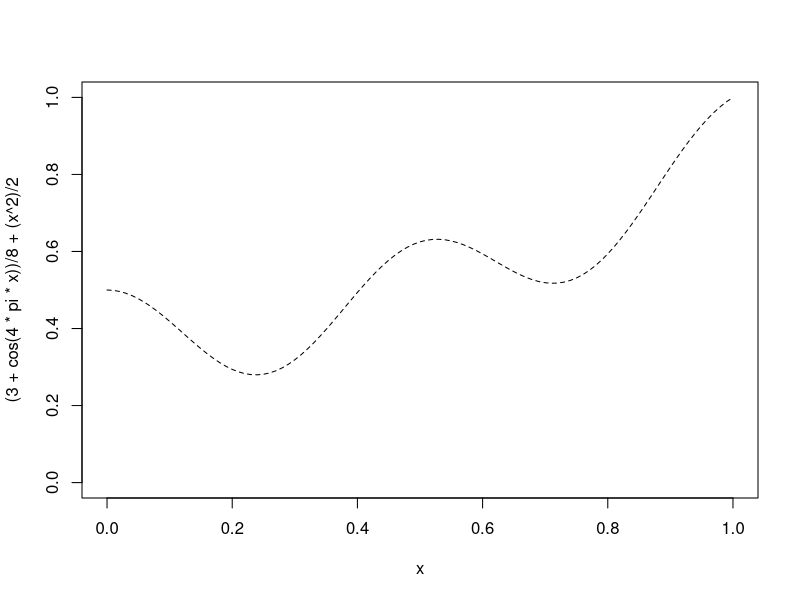
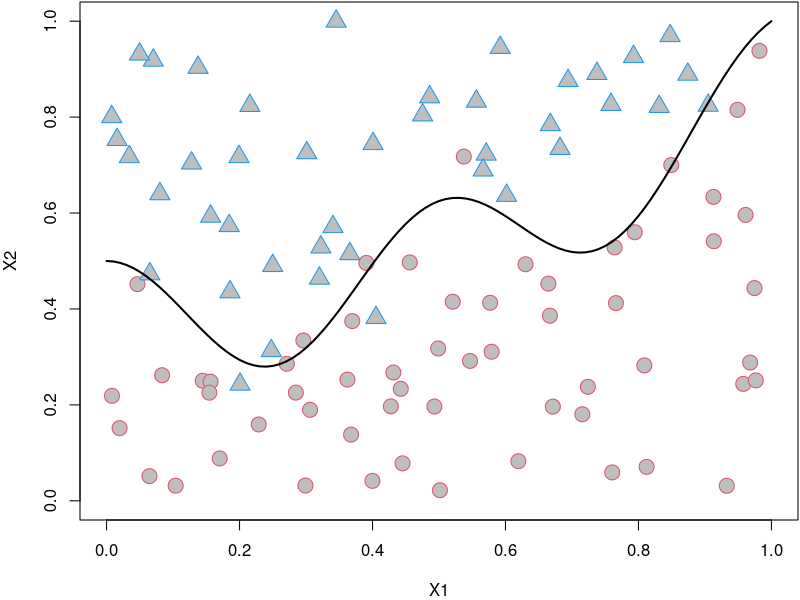
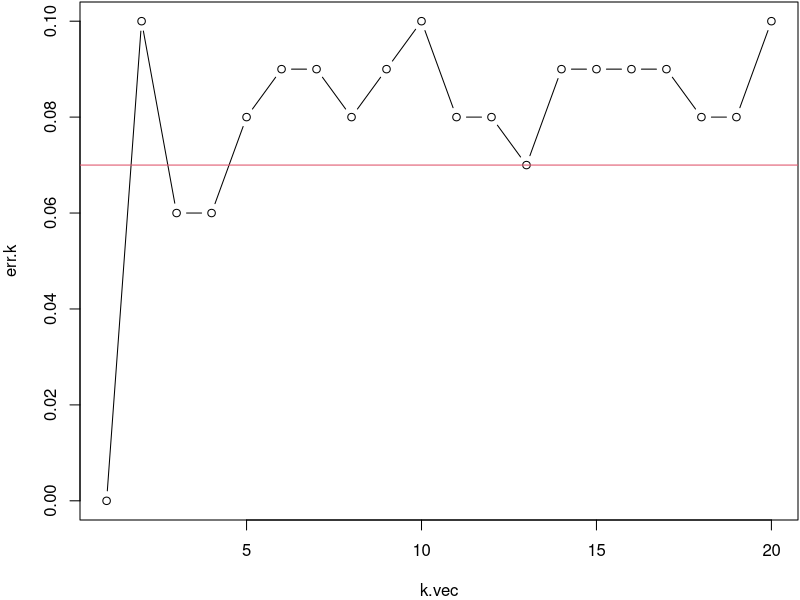
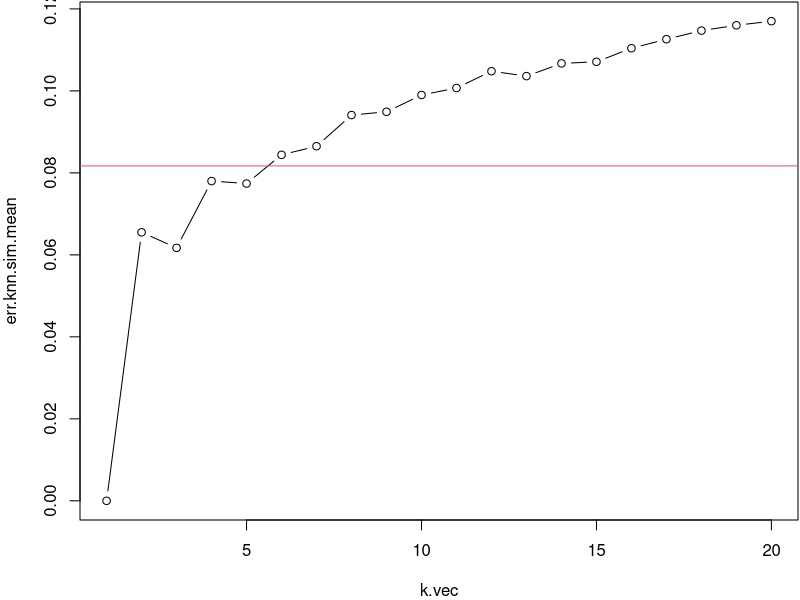
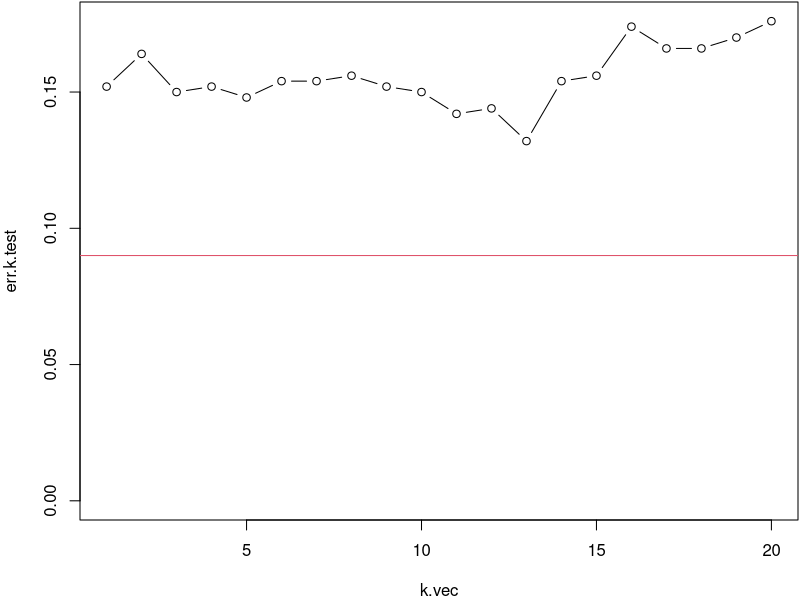
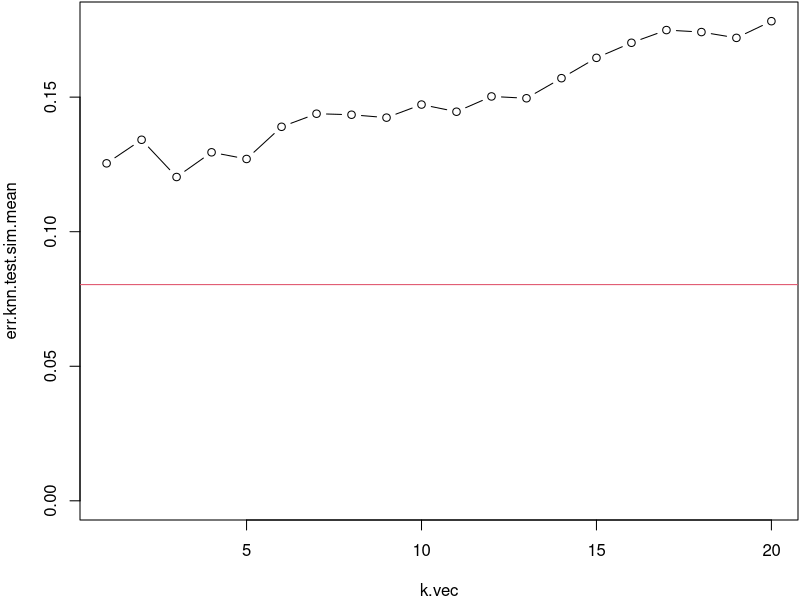
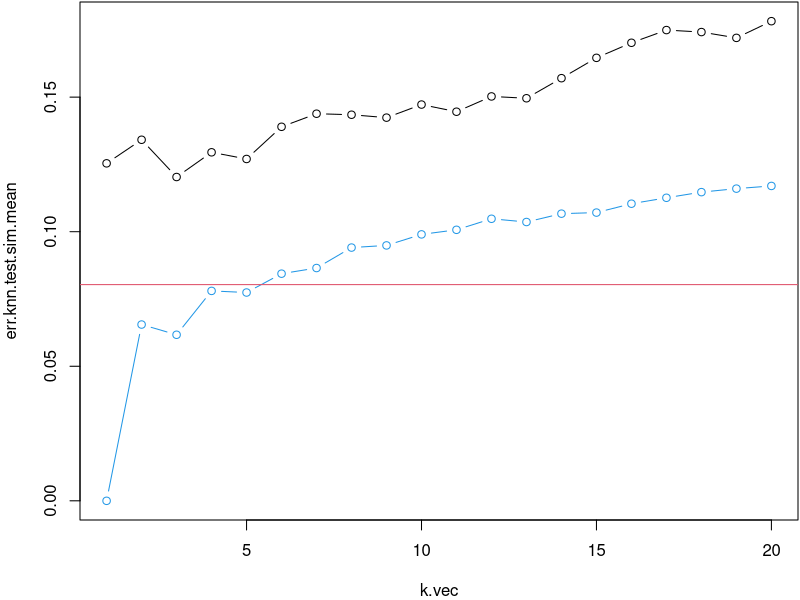
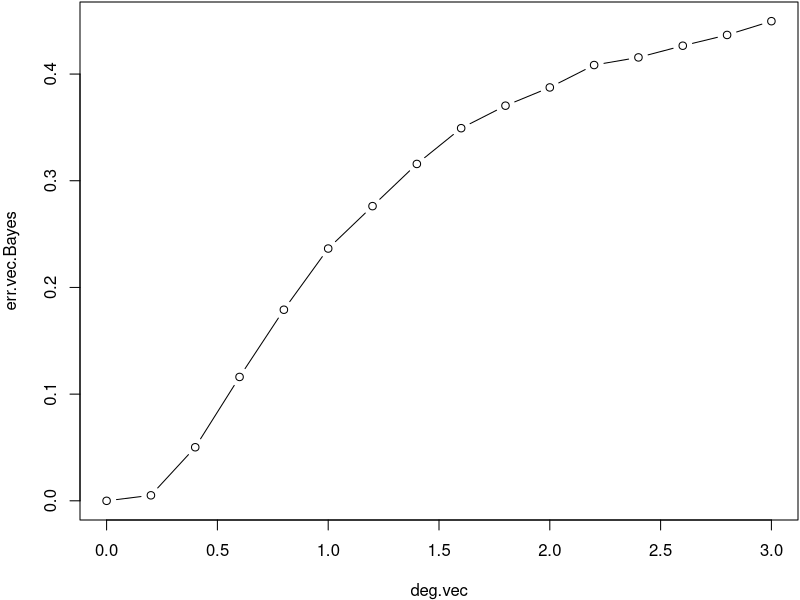

Generate these figures, in order, with R:
setwd("~/M2/Machine_Learning")

x <- seq(0,1,0.01)

plot(x,(3+cos(4*pi*x))/8+(x^2)/2,type="l",ylim=c(0,1),lty=2)


get.error <- function(class,pred){
  cont.tab <- table(class,pred)
  print(cont.tab)
  return((cont.tab[2,1]+cont.tab[1,2])/(sum(cont.tab)))
}

############################
############################
# Simulation dataset
############################
############################


my.f <- function(x,deg=0.5){
  tmp <- (x[2]-((3+cos(4*pi*x[1]))/8+(x[1]^2)/2))
  d <- sign(tmp)*abs(tmp)^(deg)
  return(0.5+d)
}


n.points.train <- 100

data.train <- data.frame(x1=runif(n.points.train),x2=runif(n.points.train))
#data.train <- data.frame(x1=rnorm(n.points.train,0.5,sd=0.2),x2=rnorm(n.points.train,0.5,sd=0.2))
prob <- apply(data.train,1,FUN=my.f,deg=0.5)
class <- runif(n.points.train) < prob
data.train$class <- class

my.pch <- rep(21,times=n.points.train)
w <- which(data.train$class)
my.pch[w] <- 24
par(mar=c(4,4,0.1,0.1))
plot(data.train$x1,data.train$x2,col=2*as.numeric(1+class),pch=my.pch,xlim=c(0,1),ylim=c(0,1),bg="grey",xlab="X1",ylab="X2",cex=2)
lines(x,(3+cos(4*pi*x))/8+(x^2)/2,type="l",ylim=c(0,1),lty=1,lwd=2)

############################
############################
# Bayes classifier
############################
############################


pred.train.Bayes <- apply(data.train,1,FUN=function(x){
  (x[2]-((3+cos(4*pi*x[1]))/8+(x[1]^2)/2)) > 0
})

err.Bayes <- get.error(data.train$class,pred.train.Bayes)


############################
############################
# kNN classifier
############################
############################

require(class)

k.vec <- seq(20,1)

err.k <- rep(NA,times=length(k.vec))

for (i in 1:length(k.vec)){
  k <- k.vec[i]
  pred.train.knn <- knn(data.train[,1:2],data.train[,1:2],cl=data.train$class,k=k)
  err.k[i] <- get.error(data.train$class, pred.train.knn)
}

plot(k.vec,err.k,type="b",ylim=c(0,max(max(err.k),err.Bayes)))
abline(h=err.Bayes,col=2)


### Mean evaluation

n.sim <- 100

err.Bayes.sim <- rep(NA,times=n.sim)
err.knn.sim <- matrix(NA,ncol=length(k.vec),nrow=n.sim)

for (i in 1:n.sim){
  print(i)
  data.train <- data.frame(x1=runif(n.points.train),x2=runif(n.points.train))
  #data.train <- data.frame(x1=rnorm(n.points.train,0.5,sd=0.2),x2=rnorm(n.points.train,0.5,sd=0.2))
  prob <- apply(data.train,1,FUN=my.f)
  class <- runif(n.points.train) < prob
  data.train$class <- class
  
  pred.train.Bayes <- apply(data.train,1,FUN=function(x){
    (x[2]-((3+cos(4*pi*x[1]))/8+(x[1]^2)/2)) > 0
  })
  err.Bayes.sim[i] <- get.error(data.train$class,pred.train.Bayes)
  
  err.k <- rep(NA,times=length(k.vec))
  
  for (j in 1:length(k.vec)){
    k <- k.vec[j]
    pred.train.knn <- knn(data.train[,1:2],data.train[,1:2],cl=data.train$class,k=k)
    err.k[j] <- get.error(data.train$class, pred.train.knn)
  }
  err.knn.sim[i,] <- err.k
  
}


err.knn.sim.mean <- apply(err.knn.sim,2,mean)
plot(k.vec,err.knn.sim.mean,type="b",ylim=c(0,max(max(err.knn.sim.mean),mean(err.Bayes.sim))))
abline(h=mean(err.Bayes.sim),col=2)

############################
############################
# test data set
############################
############################


n.points.test <- 500

data.test <- data.frame(x1=runif(n.points.test),x2=runif(n.points.test))
#data.test <- data.frame(x1=rnorm(n.points.test,0.5,sd=0.2),x2=rnorm(n.points.test,0.5,sd=0.2))
prob <- apply(data.test,1,FUN=my.f)
class <- runif(n.points.test) < prob
data.test$class <- class

# Bayes
pred.test.Bayes <- apply(data.test,1,FUN=function(x){
  (x[2]-((3+cos(4*pi*x[1]))/8+(x[1]^2)/2)) > 0
})

err.Bayes.test <- get.error(data.test$class,pred.test.Bayes)

# knn
k.vec <- seq(20,1)

err.k.test <- rep(NA,times=length(k.vec))

for (i in 1:length(k.vec)){
  k <- k.vec[i]
  pred.test.knn <- knn(data.train[,1:2],data.test[,1:2],cl=data.train$class,k=k)
  err.k.test[i] <- get.error(data.test$class, pred.test.knn)
}

plot(k.vec,err.k.test,type="b",ylim=c(0,max(max(err.k.test),err.Bayes.test)))
abline(h=err.Bayes.test,col=2)


### Mean evaluation

n.sim <- 100

err.Bayes.test.sim <- rep(NA,times=n.sim)
err.knn.test.sim <- matrix(NA,ncol=length(k.vec),nrow=n.sim)

for (i in 1:n.sim){
  print(i)
  data.test <- data.frame(x1=runif(n.points.test),x2=runif(n.points.test))
  #data.train <- data.frame(x1=rnorm(n.points.train,0.5,sd=0.2),x2=rnorm(n.points.train,0.5,sd=0.2))
  prob <- apply(data.test,1,FUN=my.f)
  class <- runif(n.points.test) < prob
  data.test$class <- class
  
  pred.test.Bayes <- apply(data.test,1,FUN=function(x){
    (x[2]-((3+cos(4*pi*x[1]))/8+(x[1]^2)/2)) > 0
  })
  err.Bayes.test.sim[i] <- get.error(data.test$class,pred.test.Bayes)
  
  err.k <- rep(NA,times=length(k.vec))
  
  for (j in 1:length(k.vec)){
    k <- k.vec[j]
    pred.test.knn <- knn(data.train[,1:2],data.test[,1:2],cl=data.train$class,k=k)
    err.k[j] <- get.error(data.test$class, pred.test.knn)
  }
  err.knn.test.sim[i,] <- err.k
  
}


err.knn.test.sim.mean <- apply(err.knn.test.sim,2,mean)
plot(k.vec,err.knn.test.sim.mean,type="b",ylim=c(0,max(max(err.knn.test.sim.mean),mean(err.Bayes.test.sim))))
abline(h=mean(err.Bayes.test.sim),col=2)

plot(k.vec,err.knn.test.sim.mean,type="b",ylim=c(0,max(max(err.knn.sim.mean),max(err.knn.test.sim.mean),mean(err.Bayes.test.sim))))
lines(k.vec,err.knn.sim.mean,type="b",col=4)
abline(h=mean(err.Bayes.test.sim),col=2)



###########
###########
# Irreducible errors
###########
###########

make.data <- function(n.points.train=100,deg=0.5){
  data.train <- data.frame(x1=runif(n.points.train),x2=runif(n.points.train))
  prob <- apply(data.train,1,FUN=my.f,deg=deg)
  class <- runif(n.points.train) < prob
  data.train$class <- class
  return(data.train)
}

getBayes.err <- function(dta.train,dta){
  pred.train.Bayes <- apply(dta,1,FUN=function(x){
    (x[2]-((3+cos(4*pi*x[1]))/8+(x[1]^2)/2)) > 0
  })
  err.Bayes <- get.error(dta$class,pred.train.Bayes)
  return(err.Bayes)
}

n.points <- 20000

deg.vec <- seq(0,3,by=0.2)
err.vec.Bayes <- rep(NA,times=length(deg.vec))
for (i in 1:length(deg.vec)){
  deg <- deg.vec[i]
  dta <- make.data(n.points,deg=deg)
  err.vec.Bayes[i] <- getBayes.err(dta,dta)
}

plot(deg.vec,err.vec.Bayes,type="b")